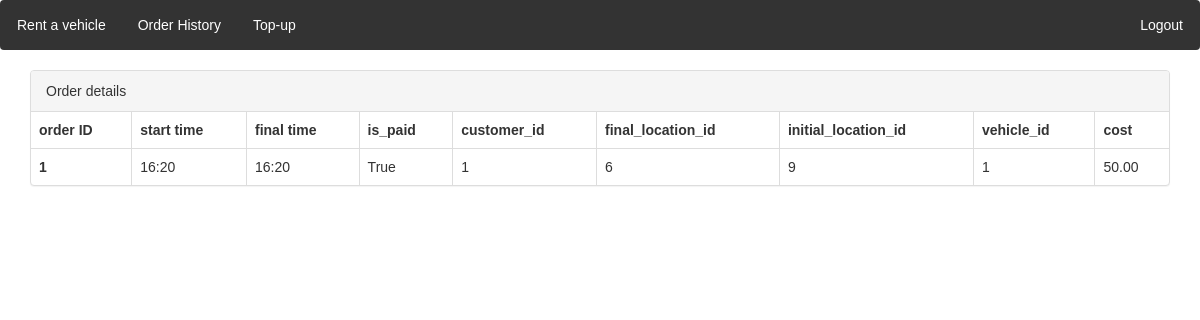
The app's page /order_history/1/details/ (signed in) with its own data.
### locations/models.py (models this page shows)
class Order(models.Model):
    customer = models.ForeignKey(CustomUser, on_delete=models.CASCADE)
    vehicle = models.ForeignKey(Vehicle, on_delete=models.CASCADE)
    initial_time = models.DateTimeField(auto_now_add=True)
    cost = models.DecimalField(max_digits=6, decimal_places=2, null = True, default=None)
    final_time = models.DateTimeField(null = True)
    initial_location = models.ForeignKey(Location, on_delete=models.CASCADE, null=False, related_name='start')
    final_location = models.ForeignKey(Location, on_delete=models.CASCADE, null=True, related_name='end')
    is_paid = models.BooleanField(default=False)

### locations/views.py (the view)
# urls.py: path('order_history/<int:nid>/details/', views.order_detail),
def order_detail(request,nid):
    if request.user is None or not request.user.is_authenticated:
        return redirect("/accounts/login")
    queryset = models.Order.objects.filter(id=nid)
    return render(request, 'locations/order_detail.html', {'queryset':queryset})

### locations/context_processors.py (called while the page is built)
def message_processor(request):
    if not request.user.username:
         return {
        'unreturned' : None
    }
    username = request.user.username
    logged_user  = CustomUser.objects.get(user = User.objects.get(username = username))
    unreturned_order = Order.objects.filter(customer = logged_user, final_time = None).first()
    return {
        'unreturned' : unreturned_order
    }

### templates/locations/order_detail.html (shortened to what this page needs)
{% extends "locations/base.html" %}
{% load static %}
{% block content %}
  <div>
      <div class="container">
        <div class="panel panel-default">
      <div class="panel-heading">Order details</div>
      <table class="table table-bordered">
        <thead>
          <tr>
            <th>order ID</th>
            <th>start time</th>
            <th>final time</th>
            <th>is_paid</th>
            <th>customer_id</th>
            <th>final_location_id</th>
            <th>initial_location_id</th>
            <th>vehicle_id</th>
            <th>cost</th>
          </tr>
        </thead>
        <tbody>
          {% for obj in queryset %}
          {% if obj.customer_id == user.id %}
          <tr>
            <th>{{obj.id}}</th>
            <td>{{ obj.initial_time|date:"H:i" }}</td>
            <td>{{ obj.final_time|date:"H:i" }}</td>
            <td>{{ obj.is_paid }}</td>
            <td>{{ obj.customer_id }}</td>
            <td>{{ obj.final_location_id }}</td>
            <td>{{ obj.initial_location_id }}</td>
            <td>{{ obj.vehicle_id }}</td>
            <td>{{ obj.cost }}</td>
          </tr>
          {% endif%}
          {% endfor %}
        </tbody>
      </table>
    </div>
      </div>
  </div>
  </div>
{% endblock %}

### static/css/navbar.css (style rules this page uses)
* { margin: 0; padding: 0; box-sizing: border-box; }
body { font-family: Arial, sans-serif; }

### records on screen
Order: id "1", initial_time "16:20", final_time "16:20", is_paid "True", customer_id "1", final_location_id "6", initial_location_id "9", vehicle_id "1", cost "50.00"
